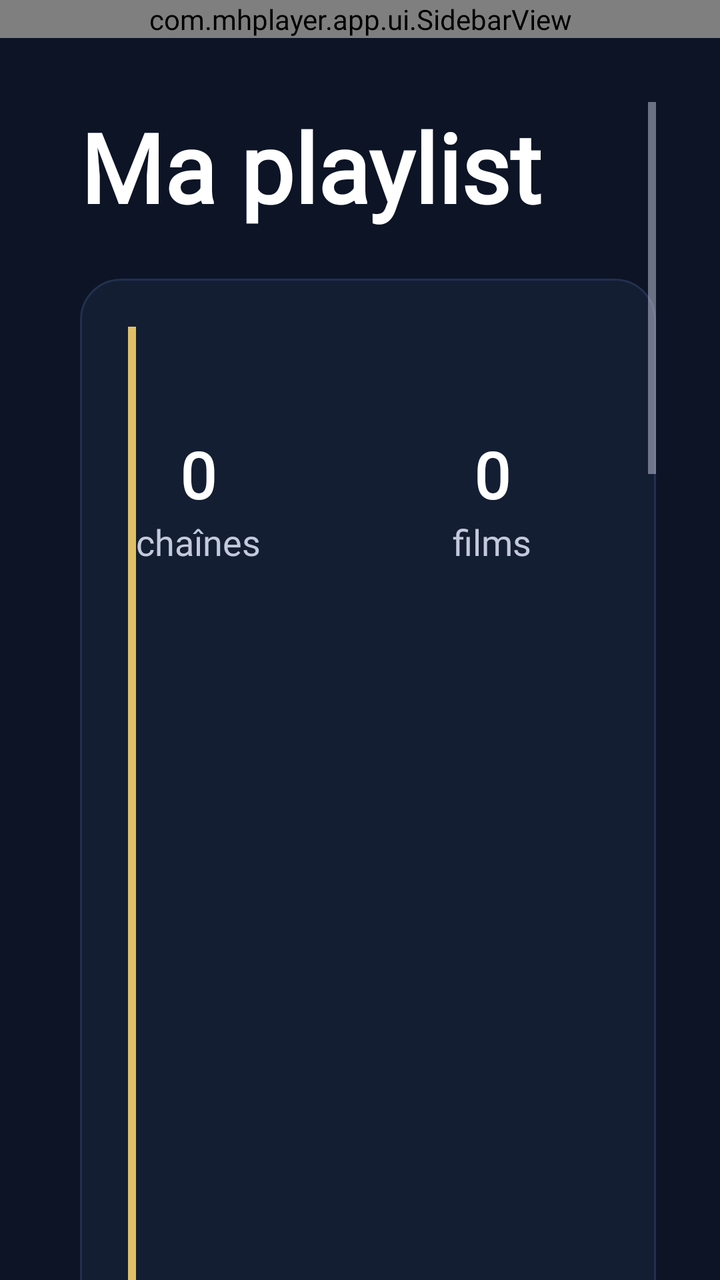
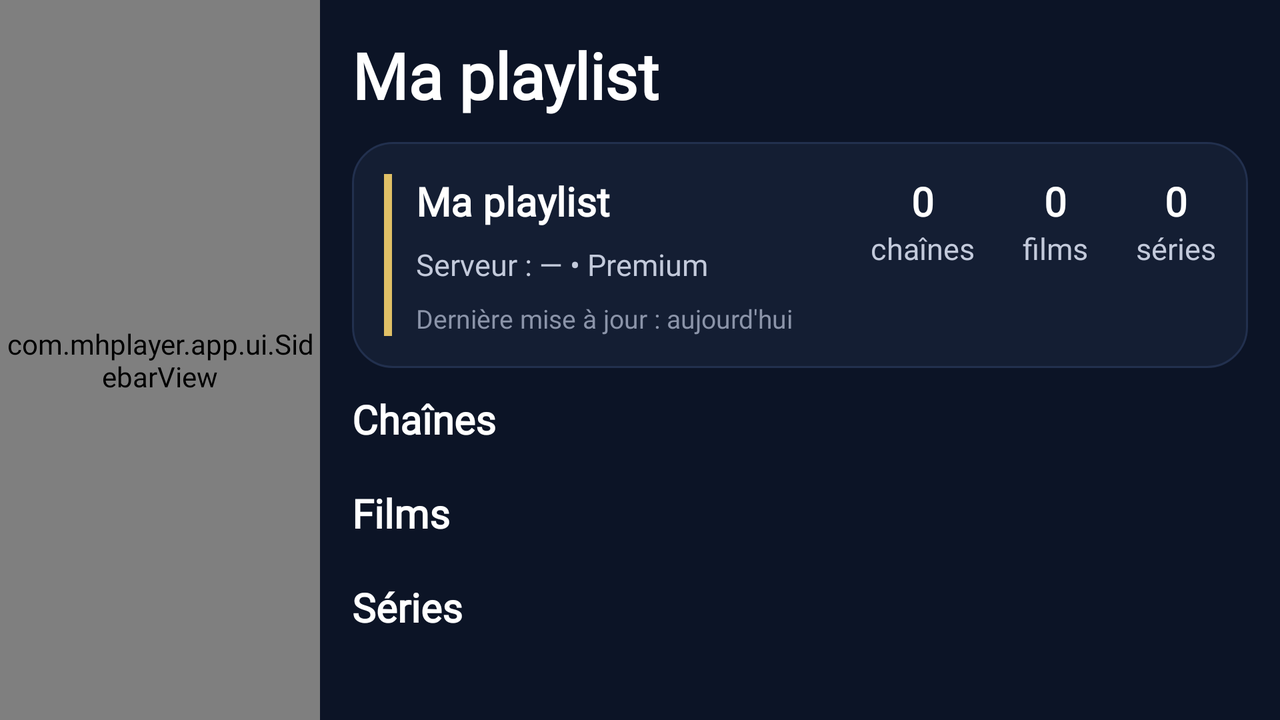

Two renders of one Android screen. The first uses the default layout on a phone; the second uses the alternative layout the repository ships for a different screen configuration, on a matching device. The two XML files are below.
<!-- AndroidManifest.xml: application theme Theme.MHPlayer -->
<!-- res/layout/fragment_playlist.xml -->
<?xml version="1.0" encoding="utf-8"?>
<LinearLayout xmlns:android="http://schemas.android.com/apk/res/android"
    android:layout_width="match_parent"
    android:layout_height="match_parent"
    android:orientation="vertical"
    android:background="@color/color_background">

    <com.mhplayer.app.ui.SidebarView
        android:id="@+id/sidebar"
        android:layout_width="match_parent"
        android:layout_height="wrap_content" />

    <ScrollView
        android:layout_width="match_parent"
        android:layout_height="match_parent"
        android:paddingStart="40dp"
        android:paddingEnd="32dp"
        android:paddingTop="32dp">

        <LinearLayout
            android:layout_width="match_parent"
            android:layout_height="wrap_content"
            android:orientation="vertical">

            <TextView
                android:id="@+id/screenTitle"
                android:layout_width="wrap_content"
                android:layout_height="wrap_content"
                android:text="Ma playlist"
                android:textSize="48sp"
                android:textStyle="bold"
                android:textColor="@color/color_text_primary" />

            
            <LinearLayout
                android:layout_width="match_parent"
                android:layout_height="wrap_content"
                android:layout_marginTop="24dp"
                android:orientation="horizontal"
                android:background="@drawable/bg_card"
                android:padding="24dp">

                <View
                    android:layout_width="4dp"
                    android:layout_height="match_parent"
                    android:background="@color/color_primary_red" />

                <LinearLayout
                    android:layout_width="0dp"
                    android:layout_height="wrap_content"
                    android:layout_weight="1"
                    android:orientation="vertical"
                    android:paddingStart="24dp">

                    <TextView
                        android:id="@+id/playlistName"
                        android:layout_width="wrap_content"
                        android:layout_height="wrap_content"
                        android:text="Ma playlist"
                        android:textSize="32sp"
                        android:textStyle="bold"
                        android:textColor="@color/color_text_primary" />

                    <TextView
                        android:id="@+id/serverInfo"
                        android:layout_width="wrap_content"
                        android:layout_height="wrap_content"
                        android:layout_marginTop="8dp"
                        android:text="Serveur : — • Premium"
                        android:textSize="18sp"
                        android:textColor="@color/color_text_secondary" />

                    <TextView
                        android:id="@+id/updatedText"
                        android:layout_width="wrap_content"
                        android:layout_height="wrap_content"
                        android:layout_marginTop="16dp"
                        android:text="Dernière mise à jour : aujourd'hui"
                        android:textSize="16sp"
                        android:textColor="@color/color_text_muted" />
                </LinearLayout>

                <LinearLayout
                    android:layout_width="wrap_content"
                    android:layout_height="wrap_content"
                    android:orientation="horizontal"
                    android:gravity="center_vertical">

                    <LinearLayout
                        android:layout_width="wrap_content"
                        android:layout_height="wrap_content"
                        android:orientation="vertical"
                        android:gravity="center_horizontal">

                        <TextView
                            android:id="@+id/statChannelsValue"
                            android:layout_width="wrap_content"
                            android:layout_height="wrap_content"
                            android:text="0"
                            android:textSize="32sp"
                            android:textStyle="bold"
                            android:textColor="@color/color_text_primary" />

                        <TextView
                            android:layout_width="wrap_content"
                            android:layout_height="wrap_content"
                            android:text="chaînes"
                            android:textSize="18sp"
                            android:textColor="@color/color_text_secondary" />
                    </LinearLayout>

                    <LinearLayout
                        android:layout_width="wrap_content"
                        android:layout_height="wrap_content"
                        android:orientation="vertical"
                        android:gravity="center_horizontal"
                        android:layout_marginStart="96dp">

                        <TextView
                            android:id="@+id/statMoviesValue"
                            android:layout_width="wrap_content"
                            android:layout_height="wrap_content"
                            android:text="0"
                            android:textSize="32sp"
                            android:textStyle="bold"
                            android:textColor="@color/color_text_primary" />

                        <TextView
                            android:layout_width="wrap_content"
                            android:layout_height="wrap_content"
                            android:text="films"
                            android:textSize="18sp"
                            android:textColor="@color/color_text_secondary" />
                    </LinearLayout>

                    <LinearLayout
                        android:layout_width="wrap_content"
                        android:layout_height="wrap_content"
                        android:orientation="vertical"
                        android:gravity="center_horizontal"
                        android:layout_marginStart="96dp">

                        <TextView
                            android:id="@+id/statSeriesValue"
                            android:layout_width="wrap_content"
                            android:layout_height="wrap_content"
                            android:text="0"
                            android:textSize="32sp"
                            android:textStyle="bold"
                            android:textColor="@color/color_text_primary" />

                        <TextView
                            android:layout_width="wrap_content"
                            android:layout_height="wrap_content"
                            android:text="séries"
                            android:textSize="18sp"
                            android:textColor="@color/color_text_secondary" />
                    </LinearLayout>
                </LinearLayout>
            </LinearLayout>

            <TextView
                android:layout_width="wrap_content"
                android:layout_height="wrap_content"
                android:layout_marginTop="24dp"
                android:text="Chaînes"
                android:textSize="28sp"
                android:textStyle="bold"
                android:textColor="@color/color_text_primary" />

            <androidx.recyclerview.widget.RecyclerView
                android:id="@+id/channelTiles"
                android:layout_width="match_parent"
                android:layout_height="wrap_content"
                android:layout_marginTop="16dp" />

            <TextView
                android:layout_width="wrap_content"
                android:layout_height="wrap_content"
                android:layout_marginTop="24dp"
                android:text="Films"
                android:textSize="28sp"
                android:textStyle="bold"
                android:textColor="@color/color_text_primary" />

            <androidx.recyclerview.widget.RecyclerView
                android:id="@+id/filmThumbs"
                android:layout_width="match_parent"
                android:layout_height="wrap_content"
                android:layout_marginTop="16dp" />

            <TextView
                android:layout_width="wrap_content"
                android:layout_height="wrap_content"
                android:layout_marginTop="24dp"
                android:text="Séries"
                android:textSize="28sp"
                android:textStyle="bold"
                android:textColor="@color/color_text_primary" />

            <androidx.recyclerview.widget.RecyclerView
                android:id="@+id/seriesThumbs"
                android:layout_width="match_parent"
                android:layout_height="wrap_content"
                android:layout_marginTop="16dp"
                android:layout_marginBottom="32dp" />

            <TextView
                android:id="@+id/emptyText"
                android:layout_width="match_parent"
                android:layout_height="wrap_content"
                android:layout_marginTop="48dp"
                android:gravity="center"
                android:text="Aucun contenu"
                android:textSize="20sp"
                android:textColor="@color/color_text_muted"
                android:visibility="gone" />
        </LinearLayout>
    </ScrollView>
</LinearLayout>
<!-- resources referenced by this layout -->
<resources>
  <color name="color_background">@color/zeno_bg</color>
  <color name="color_primary_red">@color/zeno_gold</color>
  <color name="color_text_muted">@color/zeno_text_muted</color>
  <color name="color_text_primary">@color/zeno_text_primary</color>
  <color name="color_text_secondary">@color/zeno_text_secondary</color>
  <!-- drawable bg_card (drawable) -->
  <?xml version="1.0" encoding="utf-8"?>
  <shape xmlns:android="http://schemas.android.com/apk/res/android" android:shape="rectangle">
      <solid android:color="@color/zeno_card" />
      <stroke android:width="1dp" android:color="@color/zeno_card_border" />
      <corners android:radius="20dp" />
  </shape>
  <style name="Theme.MHPlayer" parent="Theme.AppCompat.NoActionBar">
          <item name="colorPrimary">@color/zeno_gold</item>
          <item name="colorPrimaryDark">@color/zeno_bg_deep</item>
          <item name="colorAccent">@color/zeno_cyan</item>
          <item name="android:windowBackground">@color/zeno_bg</item>
          <item name="android:textColorPrimary">@color/zeno_text_primary</item>
          <item name="android:textColorSecondary">@color/zeno_text_secondary</item>
          <item name="android:statusBarColor">@color/zeno_bg</item>
          <item name="android:navigationBarColor">@color/zeno_bg</item>
          <item name="android:windowLightStatusBar">false</item>
          <item name="android:fontFamily">@font/poppins</item>
          <item name="fontFamily">@font/poppins</item>
      </style>
  <color name="zeno_bg">#0C1426</color>
  <color name="zeno_gold">#E0C066</color>
  <color name="zeno_text_muted">#8B94A9</color>
  <color name="zeno_text_primary">#FFFFFF</color>
  <color name="zeno_text_secondary">#C3CADB</color>
  <color name="zeno_card">#141E33</color>
  <color name="zeno_card_border">#22304E</color>
  <color name="zeno_bg_deep">#030E2C</color>
  <color name="zeno_cyan">#4EC8D2</color>
</resources>
<!-- res/layout-land/fragment_playlist.xml (the repository's variant of the layout above) -->
<!-- drawn on the phone turned sideways -->
<?xml version="1.0" encoding="utf-8"?>
<LinearLayout xmlns:android="http://schemas.android.com/apk/res/android"
    android:layout_width="match_parent"
    android:layout_height="match_parent"
    android:orientation="horizontal"
    android:background="@color/color_background">

    <com.mhplayer.app.ui.SidebarView
        android:id="@+id/sidebar"
        android:layout_width="@dimen/sidebar_width"
        android:layout_height="match_parent" />

    <ScrollView
        android:layout_width="0dp"
        android:layout_height="match_parent"
        android:layout_weight="1"
        android:paddingStart="@dimen/content_margin_left"
        android:paddingEnd="@dimen/content_margin"
        android:paddingTop="@dimen/content_margin">

        <LinearLayout
            android:layout_width="match_parent"
            android:layout_height="wrap_content"
            android:orientation="vertical">

            <TextView
                android:id="@+id/screenTitle"
                android:layout_width="wrap_content"
                android:layout_height="wrap_content"
                android:text="Ma playlist"
                android:textSize="@dimen/text_screen_title"
                android:textStyle="bold"
                android:textColor="@color/color_text_primary" />

            
            <LinearLayout
                android:layout_width="match_parent"
                android:layout_height="wrap_content"
                android:layout_marginTop="@dimen/form_margin_top"
                android:orientation="horizontal"
                android:background="@drawable/bg_card"
                android:padding="@dimen/card_padding">

                <View
                    android:layout_width="4dp"
                    android:layout_height="match_parent"
                    android:background="@color/color_primary_red" />

                <LinearLayout
                    android:layout_width="0dp"
                    android:layout_height="wrap_content"
                    android:layout_weight="1"
                    android:orientation="vertical"
                    android:paddingStart="@dimen/form_margin_top">

                    <TextView
                        android:id="@+id/playlistName"
                        android:layout_width="wrap_content"
                        android:layout_height="wrap_content"
                        android:text="Ma playlist"
                        android:textSize="@dimen/text_playlist_name"
                        android:textStyle="bold"
                        android:textColor="@color/color_text_primary" />

                    <TextView
                        android:id="@+id/serverInfo"
                        android:layout_width="wrap_content"
                        android:layout_height="wrap_content"
                        android:layout_marginTop="@dimen/form_gap"
                        android:text="Serveur : — • Premium"
                        android:textSize="@dimen/text_body"
                        android:textColor="@color/color_text_secondary" />

                    <TextView
                        android:id="@+id/updatedText"
                        android:layout_width="wrap_content"
                        android:layout_height="wrap_content"
                        android:layout_marginTop="@dimen/form_gap"
                        android:text="Dernière mise à jour : aujourd'hui"
                        android:textSize="@dimen/text_small"
                        android:textColor="@color/color_text_muted" />
                </LinearLayout>

                <LinearLayout
                    android:layout_width="wrap_content"
                    android:layout_height="wrap_content"
                    android:orientation="horizontal"
                    android:gravity="center_vertical">

                    <LinearLayout
                        android:layout_width="wrap_content"
                        android:layout_height="wrap_content"
                        android:orientation="vertical"
                        android:gravity="center_horizontal">

                        <TextView
                            android:id="@+id/statChannelsValue"
                            android:layout_width="wrap_content"
                            android:layout_height="wrap_content"
                            android:text="0"
                            android:textSize="@dimen/text_playlist_name"
                            android:textStyle="bold"
                            android:textColor="@color/color_text_primary" />

                        <TextView
                            android:layout_width="wrap_content"
                            android:layout_height="wrap_content"
                            android:text="chaînes"
                            android:textSize="@dimen/text_body"
                            android:textColor="@color/color_text_secondary" />
                    </LinearLayout>

                    <LinearLayout
                        android:layout_width="wrap_content"
                        android:layout_height="wrap_content"
                        android:orientation="vertical"
                        android:gravity="center_horizontal"
                        android:layout_marginStart="@dimen/stat_gap">

                        <TextView
                            android:id="@+id/statMoviesValue"
                            android:layout_width="wrap_content"
                            android:layout_height="wrap_content"
                            android:text="0"
                            android:textSize="@dimen/text_playlist_name"
                            android:textStyle="bold"
                            android:textColor="@color/color_text_primary" />

                        <TextView
                            android:layout_width="wrap_content"
                            android:layout_height="wrap_content"
                            android:text="films"
                            android:textSize="@dimen/text_body"
                            android:textColor="@color/color_text_secondary" />
                    </LinearLayout>

                    <LinearLayout
                        android:layout_width="wrap_content"
                        android:layout_height="wrap_content"
                        android:orientation="vertical"
                        android:gravity="center_horizontal"
                        android:layout_marginStart="@dimen/stat_gap">

                        <TextView
                            android:id="@+id/statSeriesValue"
                            android:layout_width="wrap_content"
                            android:layout_height="wrap_content"
                            android:text="0"
                            android:textSize="@dimen/text_playlist_name"
                            android:textStyle="bold"
                            android:textColor="@color/color_text_primary" />

                        <TextView
                            android:layout_width="wrap_content"
                            android:layout_height="wrap_content"
                            android:text="séries"
                            android:textSize="@dimen/text_body"
                            android:textColor="@color/color_text_secondary" />
                    </LinearLayout>
                </LinearLayout>
            </LinearLayout>

            <TextView
                android:layout_width="wrap_content"
                android:layout_height="wrap_content"
                android:layout_marginTop="@dimen/form_margin_top"
                android:text="Chaînes"
                android:textSize="@dimen/text_section_title"
                android:textStyle="bold"
                android:textColor="@color/color_text_primary" />

            <androidx.recyclerview.widget.RecyclerView
                android:id="@+id/channelTiles"
                android:layout_width="match_parent"
                android:layout_height="wrap_content"
                android:layout_marginTop="@dimen/form_gap" />

            <TextView
                android:layout_width="wrap_content"
                android:layout_height="wrap_content"
                android:layout_marginTop="@dimen/form_margin_top"
                android:text="Films"
                android:textSize="@dimen/text_section_title"
                android:textStyle="bold"
                android:textColor="@color/color_text_primary" />

            <androidx.recyclerview.widget.RecyclerView
                android:id="@+id/filmThumbs"
                android:layout_width="match_parent"
                android:layout_height="wrap_content"
                android:layout_marginTop="@dimen/form_gap" />

            <TextView
                android:layout_width="wrap_content"
                android:layout_height="wrap_content"
                android:layout_marginTop="@dimen/form_margin_top"
                android:text="Séries"
                android:textSize="@dimen/text_section_title"
                android:textStyle="bold"
                android:textColor="@color/color_text_primary" />

            <androidx.recyclerview.widget.RecyclerView
                android:id="@+id/seriesThumbs"
                android:layout_width="match_parent"
                android:layout_height="wrap_content"
                android:layout_marginTop="@dimen/form_gap"
                android:layout_marginBottom="@dimen/content_margin" />

            <TextView
                android:id="@+id/emptyText"
                android:layout_width="match_parent"
                android:layout_height="wrap_content"
                android:layout_marginTop="@dimen/section_gap"
                android:gravity="center"
                android:text="Aucun contenu"
                android:textSize="@dimen/text_empty"
                android:textColor="@color/color_text_muted"
                android:visibility="gone" />
        </LinearLayout>
    </ScrollView>
</LinearLayout>
<!-- resources referenced by the variant -->
<!-- as the phone turned sideways resolves them -->
<resources>
  <color name="color_background">@color/zeno_bg</color>
  <color name="color_primary_red">@color/zeno_gold</color>
  <color name="color_text_muted">@color/zeno_text_muted</color>
  <color name="color_text_primary">@color/zeno_text_primary</color>
  <color name="color_text_secondary">@color/zeno_text_secondary</color>
  <dimen name="card_padding">16dp</dimen>
  <dimen name="content_margin">16dp</dimen>
  <dimen name="content_margin_left">16dp</dimen>
  <dimen name="form_gap">8dp</dimen>
  <dimen name="form_margin_top">12dp</dimen>
  <dimen name="section_gap">24dp</dimen>
  <dimen name="sidebar_width">160dp</dimen>
  <dimen name="stat_gap">24dp</dimen>
  <dimen name="text_body">15sp</dimen>
  <dimen name="text_empty">16sp</dimen>
  <dimen name="text_playlist_name">20sp</dimen>
  <dimen name="text_screen_title">32sp</dimen>
  <dimen name="text_section_title">20sp</dimen>
  <dimen name="text_small">13sp</dimen>
  <!-- drawable bg_card (drawable) -->
  <?xml version="1.0" encoding="utf-8"?>
  <shape xmlns:android="http://schemas.android.com/apk/res/android" android:shape="rectangle">
      <solid android:color="@color/zeno_card" />
      <stroke android:width="1dp" android:color="@color/zeno_card_border" />
      <corners android:radius="20dp" />
  </shape>
  <style name="Theme.MHPlayer" parent="Theme.AppCompat.NoActionBar">
          <item name="colorPrimary">@color/zeno_gold</item>
          <item name="colorPrimaryDark">@color/zeno_bg_deep</item>
          <item name="colorAccent">@color/zeno_cyan</item>
          <item name="android:windowBackground">@color/zeno_bg</item>
          <item name="android:textColorPrimary">@color/zeno_text_primary</item>
          <item name="android:textColorSecondary">@color/zeno_text_secondary</item>
          <item name="android:statusBarColor">@color/zeno_bg</item>
          <item name="android:navigationBarColor">@color/zeno_bg</item>
          <item name="android:windowLightStatusBar">false</item>
          <item name="android:fontFamily">@font/poppins</item>
          <item name="fontFamily">@font/poppins</item>
      </style>
  <color name="zeno_bg">#0C1426</color>
  <color name="zeno_gold">#E0C066</color>
  <color name="zeno_text_muted">#8B94A9</color>
  <color name="zeno_text_primary">#FFFFFF</color>
  <color name="zeno_text_secondary">#C3CADB</color>
  <color name="zeno_card">#141E33</color>
  <color name="zeno_card_border">#22304E</color>
  <color name="zeno_bg_deep">#030E2C</color>
  <color name="zeno_cyan">#4EC8D2</color>
</resources>
